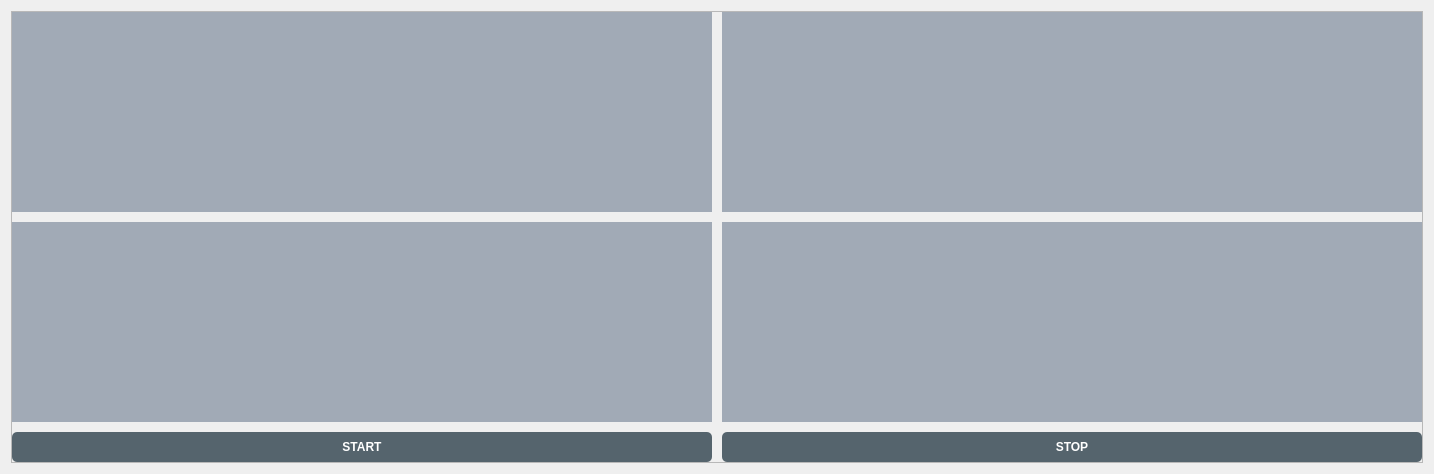
         <widget class="QWidget" name="all_cameras_page">
          <layout class="QGridLayout" name="gridLayout_9">
           <property name="spacing">
            <number>0</number>
           </property>
           <item row="0" column="0">
            <widget class="QFrame" name="frame_26">
             <property name="frameShape">
              <enum>QFrame::StyledPanel</enum>
             </property>
             <property name="frameShadow">
              <enum>QFrame::Raised</enum>
             </property>
             <layout class="QGridLayout" name="gridLayout_7">
              <property name="leftMargin">
               <number>0</number>
              </property>
              <property name="topMargin">
               <number>0</number>
              </property>
              <property name="rightMargin">
               <number>0</number>
              </property>
              <property name="bottomMargin">
               <number>0</number>
              </property>
              <property name="spacing">
               <number>10</number>
              </property>
              <item row="1" column="0">
               <widget class="QLabel" name="all_cam_op3">
                <property name="minimumSize">
                 <size>
                  <width>700</width>
                  <height>200</height>
                 </size>
                </property>
                <property name="maximumSize">
                 <size>
                  <width>700</width>
                  <height>600</height>
                 </size>
                </property>
                <property name="styleSheet">
                 <string notr="true">background-color:rgb(161, 170, 182)</string>
                </property>
                <property name="text">
                 <string/>
                </property>
               </widget>
              </item>
              <item row="0" column="0">
               <widget class="QLabel" name="all_cam_op1">
                <property name="minimumSize">
                 <size>
                  <width>700</width>
                  <height>200</height>
                 </size>
                </property>
                <property name="maximumSize">
                 <size>
                  <width>700</width>
                  <height>600</height>
                 </size>
                </property>
                <property name="styleSheet">
                 <string notr="true">background-color:rgb(161, 170, 182)</string>
                </property>
                <property name="text">
                 <string/>
                </property>
               </widget>
              </item>
              <item row="1" column="1">
               <widget class="QLabel" name="all_cam_op4">
                <property name="minimumSize">
                 <size>
                  <width>700</width>
                  <height>200</height>
                 </size>
                </property>
                <property name="maximumSize">
                 <size>
                  <width>700</width>
                  <height>16777215</height>
                 </size>
                </property>
                <property name="styleSheet">
                 <string notr="true">background-color:rgb(161, 170, 182)</string>
                </property>
                <property name="text">
                 <string/>
                </property>
               </widget>
              </item>
              <item row="0" column="1">
               <widget class="QLabel" name="all_cam_op2">
                <property name="minimumSize">
                 <size>
                  <width>700</width>
                  <height>200</height>
                 </size>
                </property>
                <property name="maximumSize">
                 <size>
                  <width>700</width>
                  <height>600</height>
                 </size>
                </property>
                <property name="styleSheet">
                 <string notr="true">background-color:rgb(161, 170, 182)</string>
                </property>
                <property name="text">
                 <string/>
                </property>
               </widget>
              </item>
              <item row="2" column="0">
               <widget class="QPushButton" name="all_cam_op_start_btn">
                <property name="minimumSize">
                 <size>
                  <width>0</width>
                  <height>30</height>
                 </size>
                </property>
                <property name="font">
                 <font>
                  <weight>75</weight>
                  <bold>true</bold>
                 </font>
                </property>
                <property name="styleSheet">
                 <string notr="true">background-color:rgb(85, 100, 109);
color: rgb(255,255,255);
border-radius: 5;

</string>
                </property>
                <property name="text">
                 <string>START</string>
                </property>
               </widget>
              </item>
              <item row="2" column="1">
               <widget class="QPushButton" name="all_cam_op1_stop_btn">
                <property name="minimumSize">
                 <size>
                  <width>0</width>
                  <height>30</height>
                 </size>
                </property>
                <property name="font">
                 <font>
                  <weight>75</weight>
                  <bold>true</bold>
                 </font>
                </property>
                <property name="styleSheet">
                 <string notr="true">background-color:rgb(85, 100, 109);
color: rgb(255,255,255);
border-radius: 5;

</string>
                </property>
                <property name="text">
                 <string>STOP</string>
                </property>
               </widget>
              </item>
             </layout>
            </widget>
           </item>
          </layout>
         </widget>
